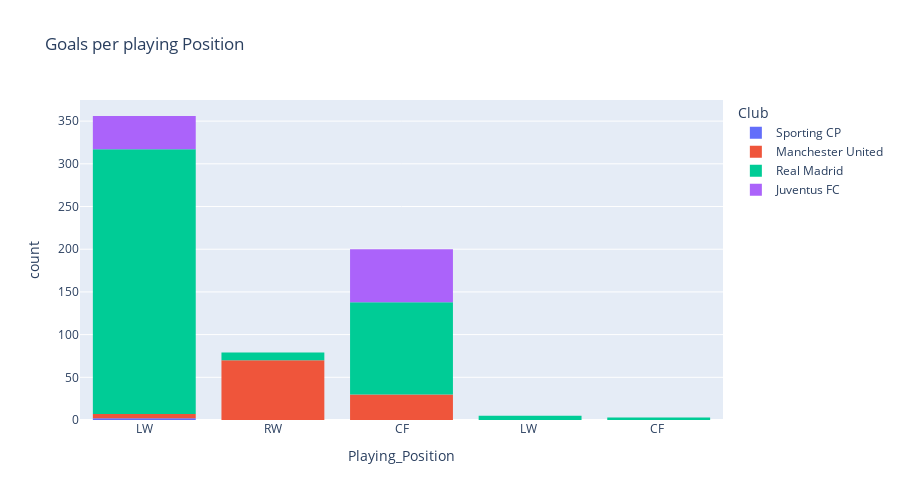

The notebook cell this image was saved under:
### Markdown cell above
## 4.4. Goals per playing Position

### Code cell
px.histogram(
    df,
    x='Playing_Position',
    title="Goals per playing Position",
    log_x=False,
    log_y=False,
    #symbol='title',
    #markers=True,
    #width=800, 
    height=500,
    color='Club',
    hover_name='Club',
    hover_data=['Playing_Position','Competition','Season','Club'])

### Figure 1 — Plotly figure (JSON) as saved in the notebook; plotly's stock layout.template omitted (floating-point values rounded to 4 significant figures; data arrays with more than 128 entries replaced by an {"elided": "..."} marker saying what was removed)
{"data": [{"alignmentgroup": "True", "bingroup": "x", "hovertemplate": "Club=Sporting CP<br>Playing_Position=%{x}<br>count=%{y}<extra></extra>", "legendgroup": "Sporting CP", "marker": {"color": "#636efa", "pattern": {"shape": ""}}, "name": "Sporting CP", "offsetgroup": "Sporting CP", "orientation": "v", "showlegend": true, "type": "histogram", "x": ["LW", "LW", null, null, null], "xaxis": "x", "yaxis": "y"}, {"alignmentgroup": "True", "bingroup": "x", "hovertemplate": "Club=Manchester United<br>Playing_Position=%{x}<br>count=%{y}<extra></extra>", "legendgroup": "Manchester United", "marker": {"color": "#EF553B", "pattern": {"shape": ""}}, "name": "Manchester United", "offsetgroup": "Manchester United", "orientation": "v", "showlegend": true, "type": "histogram", "x": {"elided": "145 str values"}, "xaxis": "x", "yaxis": "y"}, {"alignmentgroup": "True", "bingroup": "x", "hovertemplate": "Club=Real Madrid<br>Playing_Position=%{x}<br>count=%{y}<extra></extra>", "legendgroup": "Real Madrid", "marker": {"color": "#00cc96", "pattern": {"shape": ""}}, "name": "Real Madrid", "offsetgroup": "Real Madrid", "orientation": "v", "showlegend": true, "type": "histogram", "x": {"elided": "450 str values"}, "xaxis": "x", "yaxis": "y"}, {"alignmentgroup": "True", "bingroup": "x", "hovertemplate": "Club=Juventus FC<br>Playing_Position=%{x}<br>count=%{y}<extra></extra>", "legendgroup": "Juventus FC", "marker": {"color": "#ab63fa", "pattern": {"shape": ""}}, "name": "Juventus FC", "offsetgroup": "Juventus FC", "orientation": "v", "showlegend": true, "type": "histogram", "x": ["CF", "CF", "LW", "LW", "LW", "CF", "CF", "CF", "LW", "CF", "LW", "LW", "CF", "LW", "LW", "LW", "LW", "LW", "LW", "LW", "LW", "CF", "CF", "CF", "LW", "LW", "CF", "CF", "LW", "LW", "CF", "CF", "CF", "CF", "CF", "CF", "CF", "CF", "CF", "LW", "CF", "CF", "CF", "CF", "CF", "CF", "LW", "LW", "LW", "LW", "LW", "LW", "LW", "LW", "LW", "LW", "LW", "LW", "LW", "LW", "LW", "LW", "LW", "LW", "LW", "CF", "CF", "CF", "CF", "CF", "LW", "CF", "CF", "CF", "CF", "CF", "CF", "CF", "CF", "CF", "CF", "CF", "CF", "CF", "CF", "CF", "CF", "CF", "CF", "CF", "CF", "CF", "CF", "CF", "CF", "CF", "CF", "CF", "CF", "CF", "CF"], "xaxis": "x", "yaxis": "y"}], "layout": {"barmode": "relative", "height": 500, "legend": {"title": {"text": "Club"}, "tracegroupgap": 0}, "title": {"text": "Goals per playing Position"}, "xaxis": {"anchor": "y", "domain": [0.0, 1.0], "title": {"text": "Playing_Position"}}, "yaxis": {"anchor": "x", "domain": [0.0, 1.0], "title": {"text": "count"}}}}
